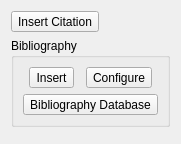
<?xml version="1.0" encoding="UTF-8"?>
<ui version="4.0">
 <class>SimpleCitationBibliographyWidget</class>
 <widget class="QWidget" name="SimpleCitationBibliographyWidget">
  <property name="geometry">
   <rect>
    <x>0</x>
    <y>0</y>
    <width>180</width>
    <height>137</height>
   </rect>
  </property>
  <property name="sizePolicy">
   <sizepolicy hsizetype="Fixed" vsizetype="Minimum">
    <horstretch>0</horstretch>
    <verstretch>0</verstretch>
   </sizepolicy>
  </property>
  <layout class="QVBoxLayout" name="verticalLayout_2">
   <item>
    <widget class="QToolButton" name="addCitation">
     <property name="toolTip">
      <string>Insert citation at current position</string>
     </property>
     <property name="text">
      <string>Insert Citation</string>
     </property>
     <property name="autoRaise">
      <bool>false</bool>
     </property>
    </widget>
   </item>
   <item>
    <widget class="QGroupBox" name="bibGroupBox">
     <property name="title">
      <string>Bibliography</string>
     </property>
     <layout class="QVBoxLayout" name="verticalLayout">
      <item>
       <layout class="QHBoxLayout" name="horizontalLayout">
        <item>
         <widget class="FormattingButton" name="addBibliography">
          <property name="text">
           <string>Insert</string>
          </property>
          <property name="popupMode">
           <enum>QToolButton::InstantPopup</enum>
          </property>
          <property name="toolButtonStyle">
           <enum>Qt::ToolButtonTextOnly</enum>
          </property>
          <property name="autoRaise">
           <bool>false</bool>
          </property>
         </widget>
        </item>
        <item>
         <widget class="QToolButton" name="configureBibliography">
          <property name="toolTip">
           <string>Configure bibliography</string>
          </property>
          <property name="text">
           <string>Configure</string>
          </property>
         </widget>
        </item>
       </layout>
      </item>
      <item>
       <widget class="QToolButton" name="bibliographyDatabase">
        <property name="text">
         <string>Bibliography Database</string>
        </property>
       </widget>
      </item>
     </layout>
    </widget>
   </item>
   <item>
    <widget class="QWidget" name="SpecialSpacer" native="true">
     <property name="sizePolicy">
      <sizepolicy hsizetype="Preferred" vsizetype="Expanding">
       <horstretch>0</horstretch>
       <verstretch>0</verstretch>
      </sizepolicy>
     </property>
    </widget>
   </item>
  </layout>
 </widget>
 <customwidgets>
  <customwidget>
   <class>FormattingButton</class>
   <extends>QToolButton</extends>
   <header>dialogs/FormattingButton.h</header>
  </customwidget>
 </customwidgets>
 <resources/>
 <connections/>
</ui>
